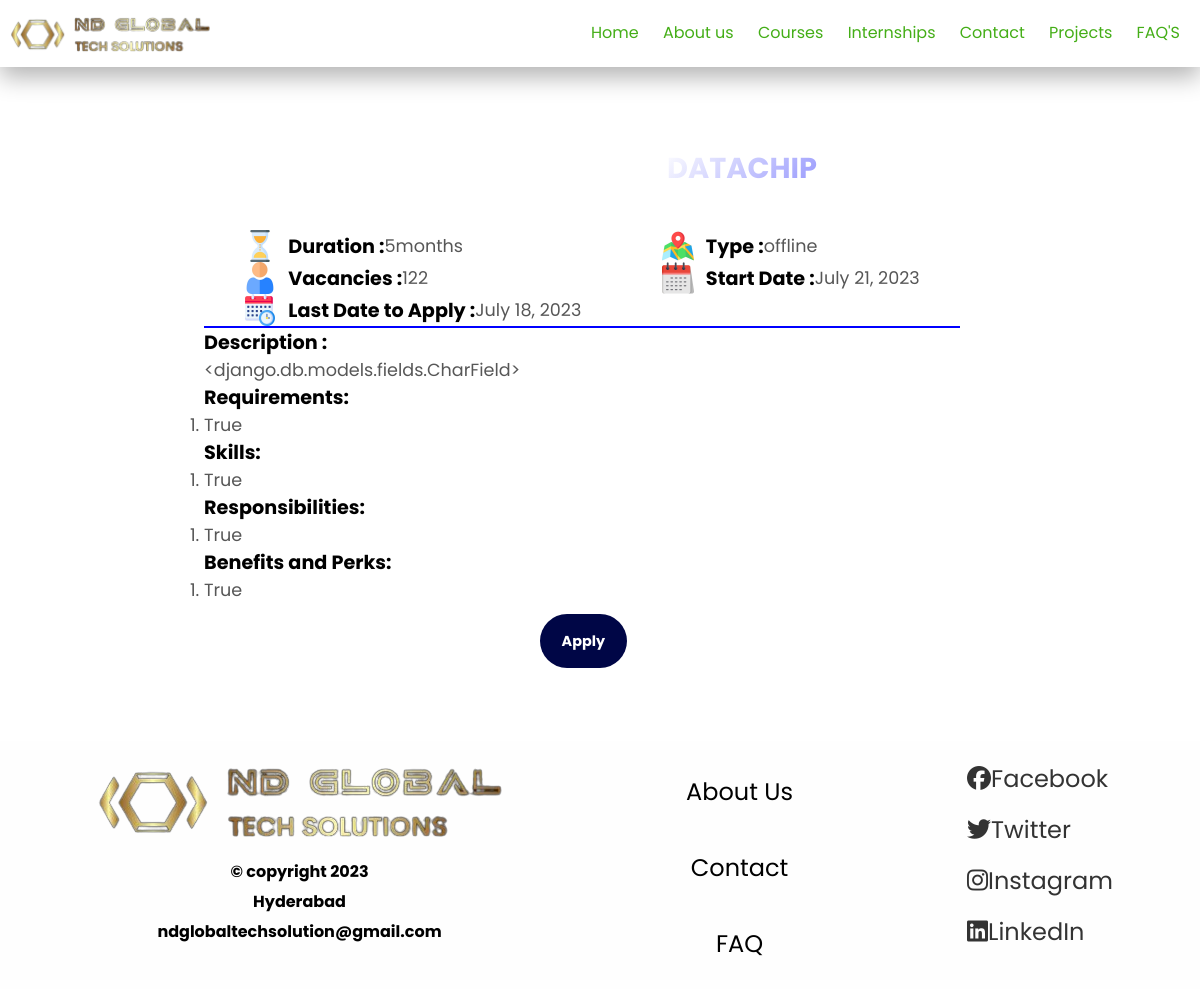
The app's page /display/2/ with its own data.
### internportal/models.py (models this page shows)
class Internship_details(models.Model):
    name = models.CharField(max_length=100, unique=True)
    duration = models.CharField(max_length=50)
    vacancies = models.PositiveIntegerField()
    last_date_to_apply = models.DateField()
    internship_type = models.CharField(max_length=10)
    start_date = models.DateField()
    description=models.CharField(max_length=5000, default=name)
    responsibilities=models.TextField()
    requirements=models.TextField()
    skills=models.TextField()
    perks_and_benefits=models.TextField()

### internportal/views.py (the view)
# urls.py: path('display/<int:internship_id>/', views.display_details, name='display_details'),
def display_details(request, internship_id):
    internship = Internship_details.objects.get(id=internship_id)
    responsibilities = internship.responsibilities.split("\n") if internship.responsibilities else []
    skills = internship.skills.split("\n") if internship.skills else []
    requirements = internship.requirements.split("\n") if internship.requirements else []
    benefits = internship.perks_and_benefits.split("\n") if internship.perks_and_benefits else []
    context = {
        'internship': internship,
        'responsibilities': responsibilities,
        'skills': skills,
        'requirements':requirements,
        'benefits':benefits,
    }
    return render(request, 'display.html', context)

### internportal/templates/display.html (shortened to what this page needs)
{% extends "base.html" %}
{% load static %}
{% block css %}
<link rel="stylesheet" href="{% static 'display.css' %}" />{% endblock %}
{% block content %}
<div class="container">
  <h2>
    {{ internship.name }} Internship at<b class="animate-charcter">DataChip</b>
  </h2>
  <div class="card">
    <div class="card1">
      <div class="cardflex">
        <p>
          <img src="{% static 'media\hourglass.jpg' %}" alt="" /><span class="label">Duration : </span>
          <span class="de">{{ internship.duration }}</span>
        </p>
        <p>
          <img src="{% static 'media\user.jpeg' %}" alt="" /><span class="label">Vacancies : </span>
          <span class="de"> {{ internship.vacancies }}</span>
        </p>
        <p>
          <img src="{% static 'media\schedule.jpeg' %}" alt="" /><span class="label">Last Date to Apply :</span>
          <span class="de">{{ internship.last_date_to_apply }}</span>
        </p>
      </div>
      <div class="cardflex">
        <p>
          <img src="{% static 'media\map.jpeg' %}" alt="" /><span class="label">Type :</span>
          <span class="de">{{ internship.internship_type }}</span>
        </p>
        <p>
          <img src="{% static 'media\calendar.jpeg' %}" alt="" /><span class="label">Start Date :</span>
          <span class="de">{{ internship.start_date }}</span>
        </p>
      </div>
    </div>
    <hr color="blue" />
    <p>
      <span class="label">Description :</span> <br /><span class="de">{{internship.description}}</span>
    </p>
    <p>
      <span class="label">Requirements: </span> <br /><span class="de">
        <ol>
          {% for req in requirements %}
          {% if req %}
          <li class="de">{{ req }}</li>
          {% endif %}
          {% endfor %}
        </ol>
      </span>
    </p>
    <p>
      <span class="label">Skills: </span> <br /><span class="de">
        <ol>
          {% for ski in skills %}
          {% if ski %}
          <li class="de">{{ ski }}</li>
          {% endif %}
          {% endfor %}
        </ol>
      </span>
    </p>
    <p>
      <span class="label">Responsibilities: </span><br /><span class="de">
        <ol>
          {% for responsibility in responsibilities %}
          {% if responsibility %}
          <li class="de">{{ responsibility }}</li>
          {% endif %}
          {% endfor %}
        </ol>
      </span>
    </p>
    <p>
      <span class="label">Benefits and Perks: </span> <br /><span class="de">
        <ol>
          {% for bene in benefits %}
          {% if bene %}
          <li class="de">{{ bene }}</li>
          {% endif %}
          {% endfor %}
        </ol>
      </span>
    </p>
    <br />
    <a href="{% url 'login' %}">Apply</a>
  </div>
</div>
{% endblock %}

### internportal/static/display.css (style rules this page uses)
body { padding: 0; margin: 0; background-image:url("https://getwallpapers.com/wallpaper/full/1/b/f/123686.jpg") ; background-repeat:no-repeat; background-size:cover; }
* { margin: 0; padding: 0; font-family: 'Inter', sans-serif; font-family: 'Nunito', sans-serif; font-family: 'Poppins', sans-serif; }
.container { padding-top: 5vh; padding-bottom: 3vh; margin: 5vh 15vw; text-align: center; display: block; justify-content: center; }
.container h2 { color: #ffffff; margin-bottom: 2vh; justify-content: center; font-size: 1.8em; font-weight: Bold; overflow-wrap: normal; }
.card { background-color: #ffffff; width: 90%; padding: 2vw; flex-wrap: wrap; text-align: left; align-items: center; justify-content: center; }
.card1 { display: flex; justify-content: space-around; }
.card1 p { display: flex; }
.card .de { font-size: 1.1em; font-weight: none; color:rgb(87, 87, 87) ; }
.card p { align-items: center; }
.card .label { font-size: 1.2em; font-weight: bold; color:rgb(0, 0, 0) ; }
.card a { margin: 4vh 0vw; padding: 1.2em 1.5em; background-color:#000646; color: rgb(255, 255, 255); border: 2em; text-decoration: none; font-weight: bold; font-size: .9em; border-radius: 4em; margin-left: 28vw; }
.card img { height: 4vh; margin-right: 1vw; }
.animate-charcter { margin-left: 1vw; text-transform: uppercase; background-image: linear-gradient( -225deg, rgb(255, 255, 255) 0%, rgb(161, 162, 253) 50%, rgb(253, 253, 253) 100% ); background-size: auto auto; background-clip: border-box; background-size: 200% auto; color: #ffffff; background-clip: text; -webkit-background-clip: text; -webkit-text-fill-color: transparent; animation: textclip 2s linear infinite; display: inline-block; }

### internportal/templates/base.html (style rules this page uses)
* { margin: 0; padding: 0; font-family: 'Inter', sans-serif; font-family: 'Nunito', sans-serif; font-family: 'Poppins', sans-serif; }

### records on screen
Internship_details: duration "5months", vacancies "122", last_date_to_apply "July 18, 2023", internship_type "offline", start_date "July 21, 2023", description "<django.db.models.fields.CharField>", requirements "True", skills "True", responsibilities "True", benefits "True"
